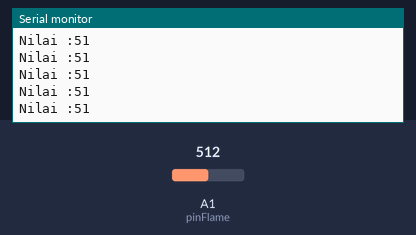
Recording of a sketch running on a simulated Arduino Uno, built with avr-gcc and run on an emulated ATmega328P. Shown: the last lines printed to the serial monitor. Inputs (shaded band) come from the test bench; at power-on: A1 (pinFlame) = 512.

Above: at 1.2 s.
1.3 s: A1 (pinFlame) set to 716
At 1.31 s:
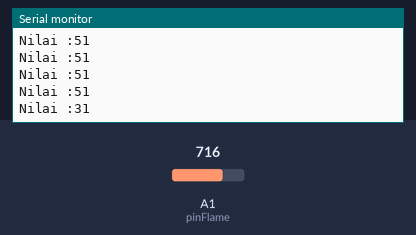
2.8 s: A1 (pinFlame) set to 900
At 2.82 s:
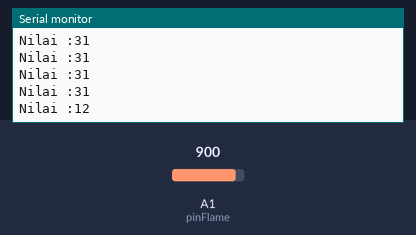
Timing chart, 0 to 5.8 s (numbered marks = the images above; inputs shaded):
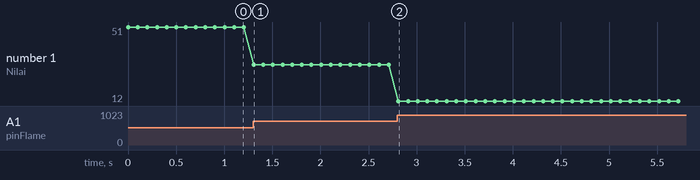

The sketch:

1.sensorFlame2.ino
```cpp
//INISIALISASI
int pinFlame=A1;

void setup() {
  // put your setup code here, to run once:
Serial.begin(9600);
}

void loop() {
  // put your main code here, to run repeatedly:
int bacaFlame=analogRead(pinFlame);
bacaFlame=map(bacaFlame,29,1012,100,0);

//PRINT TO SERIAL
Serial.print("Nilai :");
Serial.print(bacaFlame);
Serial.println();
delay(100);

}
```

Measured:
- after the input at 1.3 s, the serial monitor: prints a new line at once (image 1)
- after the input at 2.8 s, the serial monitor: prints a new line at once (image 2)
- plotted number 1: 51 → 31 after the input at 1.3 s, 31 → 12 after the input at 2.8 s
